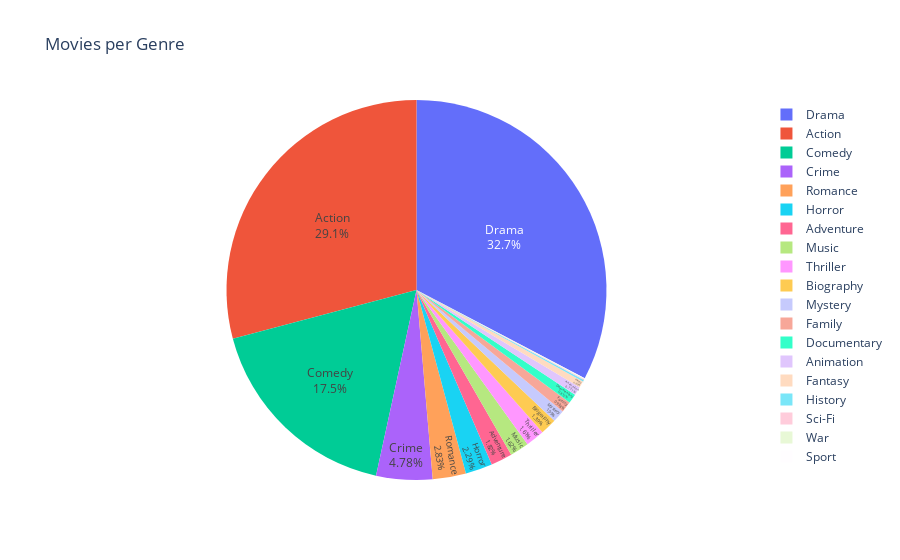

Notebook source saved alongside this figure:
### Code cell
# plot a pie that dimonstrates the dnumber of movies per genre
fig = px.pie(genres, values='Main_Genre', names='index' , title='Movies per Genre')
fig.update_traces(textposition='inside', textinfo='percent+label')
fig.show()

### Figure 1 — Plotly figure (JSON) as saved in the notebook; plotly's stock layout.template omitted (floating-point values rounded to 4 significant figures)
{"data": [{"domain": {"x": [0, 1], "y": [0, 1]}, "hovertemplate": "index=%{label}<br>Main_Genre=%{value}<extra></extra>", "labels": ["Drama", "Action", "Comedy", "Crime", "Romance", "Horror", "Adventure", "Music", "Thriller", "Biography", "Mystery", "Family", "Documentary", "Animation", "Fantasy", "History", "Sci-Fi", "War", "Sport"], "legendgroup": "", "name": "", "showlegend": true, "textinfo": "percent+label", "textposition": "inside", "type": "pie", "values": [1813, 1615, 968, 265, 157, 127, 101, 90, 89, 77, 58, 52, 45, 40, 31, 8, 4, 3, 2]}], "layout": {"legend": {"tracegroupgap": 0}, "title": {"text": "Movies per Genre"}}}
